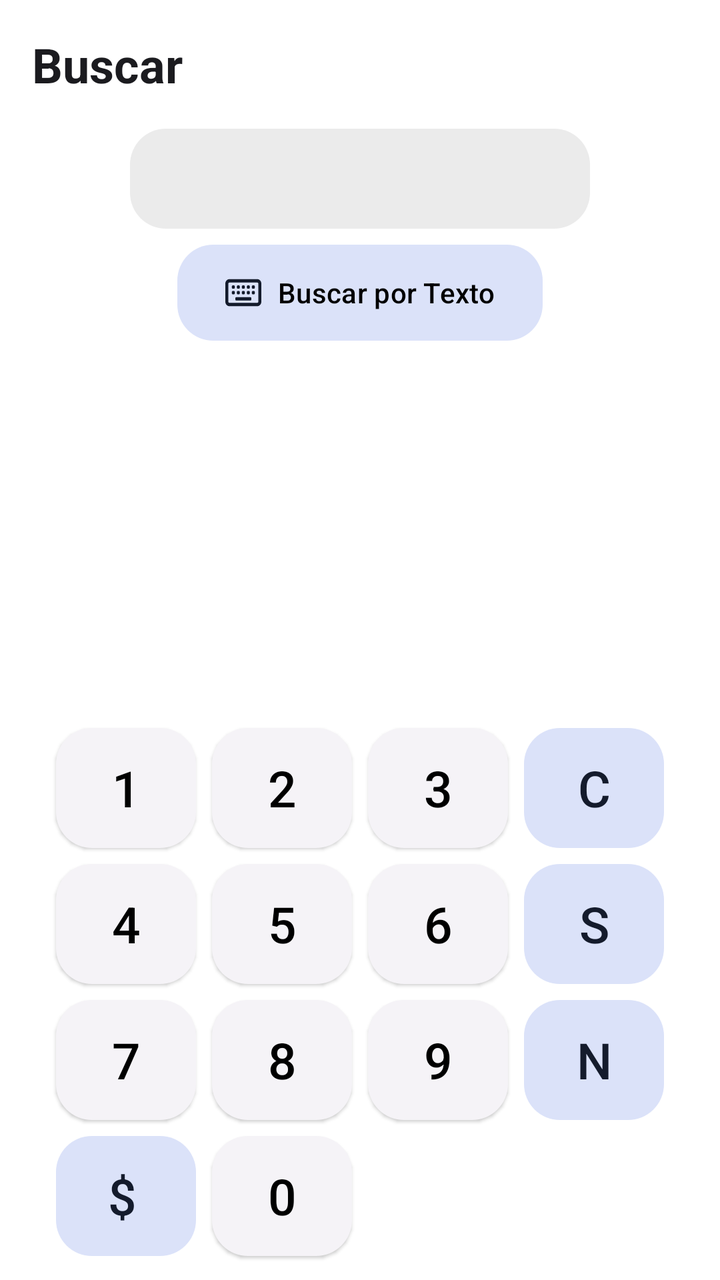
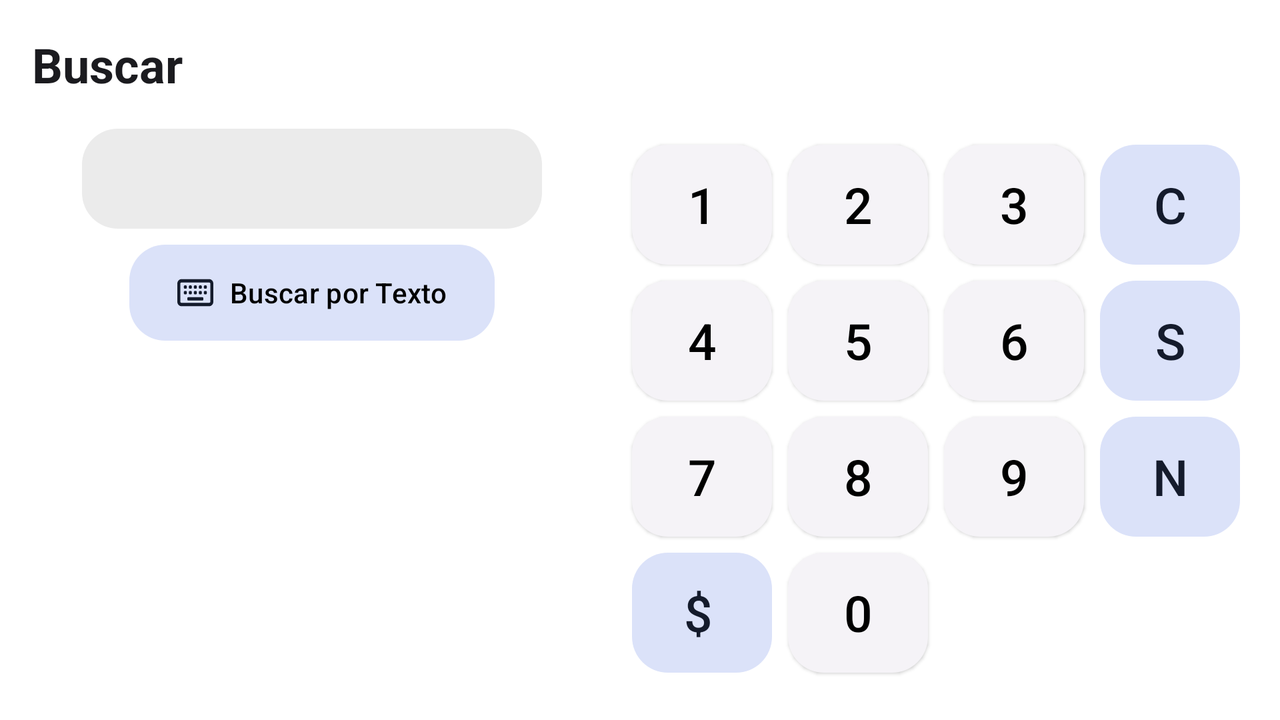

An Android layout and its configuration variant, each rendered on a device that would load it. The default file and the variant file are quoted in full after the pictures.
<!-- AndroidManifest.xml: application theme Theme.System -->
<!-- res/layout/fragment_buscar.xml -->
<?xml version="1.0" encoding="utf-8"?>
<androidx.constraintlayout.widget.ConstraintLayout xmlns:android="http://schemas.android.com/apk/res/android"
    xmlns:app="http://schemas.android.com/apk/res-auto"
    xmlns:tools="http://schemas.android.com/tools"
    android:layout_width="match_parent"
    android:layout_height="match_parent"
    android:background="@color/fondo_principal"
    tools:context=".ui.buscar.BuscarFragment">

    <TextView
        android:id="@+id/textView"
        style="?attr/textAppearanceHeadlineSmall"
        android:layout_width="wrap_content"
        android:layout_height="wrap_content"
        android:layout_marginStart="16dp"
        android:layout_marginTop="16dp"
        android:text="Buscar"
        android:textStyle="bold"
        app:layout_constraintStart_toStartOf="parent"
        app:layout_constraintTop_toTopOf="parent" />

    <Button
        android:id="@+id/btn_text"
        style="@style/Widget.Material3.Button.TonalButton"
        android:textColor="@color/Negro"
        android:background="@drawable/fondo"
        android:layout_width="wrap_content"
        android:layout_height="wrap_content"
        android:layout_marginTop="8dp"
        android:text="Buscar por Texto"
        app:icon="@drawable/ic_keyboard"
        app:layout_constraintEnd_toEndOf="parent"
        app:layout_constraintStart_toStartOf="parent"
        app:layout_constraintTop_toBottomOf="@+id/messageTextView" />

    <androidx.recyclerview.widget.RecyclerView
        android:id="@+id/recyclerView"
        android:layout_width="match_parent"
        android:layout_height="wrap_content"
        android:visibility="invisible"
        app:layout_constraintBottom_toTopOf="@+id/gridLayout2"
        app:layout_constraintEnd_toEndOf="parent"
        app:layout_constraintStart_toStartOf="parent"
        app:layout_constraintTop_toBottomOf="@+id/btn_text" />


    <TextView
        android:id="@+id/messageTextView"
        android:layout_width="230dp"
        android:layout_height="50dp"
        android:layout_marginTop="16dp"
        android:background="@drawable/fondo"
        android:backgroundTint="@color/barra"
        android:textSize="18sp"
        android:gravity="center"
        app:layout_constraintEnd_toEndOf="parent"
        app:layout_constraintStart_toStartOf="parent"
        app:layout_constraintTop_toBottomOf="@+id/textView" />

    <GridLayout
        android:id="@+id/gridLayout2"
        android:layout_width="wrap_content"
        android:layout_height="wrap_content"
        android:layout_marginStart="16dp"
        android:layout_marginEnd="16dp"
        android:layout_marginBottom="8dp"
        android:columnCount="4"
        android:orientation="horizontal"
        android:useDefaultMargins="true"
        app:layout_constraintBottom_toBottomOf="parent"
        app:layout_constraintEnd_toEndOf="parent"
        app:layout_constraintStart_toStartOf="parent">

        <Button
            android:id="@+id/key1"
            style="@style/Widget.Material3.Button.ElevatedButton"
            android:background="@drawable/fondo"
            android:textColor="@color/Negro"
            android:layout_width="70dp"
            android:layout_height="60dp"
            android:text="1"
            android:textSize="25sp" />

        <Button
            android:id="@+id/key2"
            style="@style/Widget.Material3.Button.ElevatedButton"
            android:textColor="@color/Negro"
            android:background="@drawable/fondo"
            android:layout_width="70dp"
            android:layout_height="60dp"
            android:text="2"
            android:textSize="25sp" />

        <Button
            android:id="@+id/key3"
            style="@style/Widget.Material3.Button.ElevatedButton"
            android:textColor="@color/Negro"
            android:background="@drawable/fondo"
            android:layout_width="70dp"
            android:layout_height="60dp"
            android:text="3"
            android:textSize="25sp" />

        <Button
            android:id="@+id/keyC"
            style="@style/Widget.Material3.Button.TonalButton"
            android:background="@drawable/fondo"
            android:layout_width="70dp"
            android:layout_height="60dp"
            android:text="C"
            android:textSize="25sp" />

        <Button
            android:id="@+id/key4"
            style="@style/Widget.Material3.Button.ElevatedButton"
            android:textColor="@color/Negro"
            android:background="@drawable/fondo"
            android:layout_width="70dp"
            android:layout_height="60dp"
            android:text="4"
            android:textSize="25sp" />

        <Button
            android:id="@+id/key5"
            style="@style/Widget.Material3.Button.ElevatedButton"
            android:textColor="@color/Negro"
            android:background="@drawable/fondo"
            android:layout_width="70dp"
            android:layout_height="60dp"
            android:text="5"
            android:textSize="25sp" />

        <Button
            android:id="@+id/key6"
            style="@style/Widget.Material3.Button.ElevatedButton"
            android:textColor="@color/Negro"
            android:background="@drawable/fondo"
            android:layout_width="70dp"
            android:layout_height="60dp"
            android:text="6"
            android:textSize="25sp" />

        <Button
            android:id="@+id/keyS"
            style="@style/Widget.Material3.Button.TonalButton"
            android:background="@drawable/fondo"
            android:layout_width="70dp"
            android:layout_height="60dp"
            android:text="S"
            android:textSize="25sp" />

        <Button
            android:id="@+id/key7"
            style="@style/Widget.Material3.Button.ElevatedButton"
            android:textColor="@color/Negro"
            android:background="@drawable/fondo"
            android:layout_width="70dp"
            android:layout_height="60dp"
            android:text="7"
            android:textSize="25sp" />

        <Button
            android:id="@+id/key8"
            style="@style/Widget.Material3.Button.ElevatedButton"
            android:textColor="@color/Negro"
            android:background="@drawable/fondo"
            android:layout_width="70dp"
            android:layout_height="60dp"
            android:text="8"
            android:textSize="25sp" />

        <Button
            android:id="@+id/key9"
            style="@style/Widget.Material3.Button.ElevatedButton"
            android:textColor="@color/Negro"
            android:background="@drawable/fondo"
            android:layout_width="70dp"
            android:layout_height="60dp"
            android:text="9"
            android:textSize="25sp" />

        <Button
            android:id="@+id/keyN"
            style="@style/Widget.Material3.Button.TonalButton"
            android:background="@drawable/fondo"
            android:layout_width="70dp"
            android:layout_height="60dp"
            android:text="N"
            android:textSize="25sp" />

        <Button
            android:id="@+id/keyX"
            style="@style/Widget.Material3.Button.TonalButton"
            android:background="@drawable/fondo"
            android:layout_width="70dp"
            android:layout_height="60dp"
            android:paddingLeft="20dp"
            android:text="$"
            android:textSize="25sp"
            app:icon="@drawable/ic_delete"
            app:iconSize="25sp" />

        <Button
            android:id="@+id/key0"
            style="@style/Widget.Material3.Button.ElevatedButton"
            android:background="@drawable/fondo"
            android:textColor="@color/Negro"
            android:layout_width="70dp"
            android:layout_height="60dp"
            android:text="0"
            android:textSize="25sp" />

        <Button
            android:id="@+id/keyEnter"
            style="@style/Widget.Material3.Button.IconButton.Filled"
            android:background="@drawable/fondo"
            android:visibility="gone"
            android:layout_height="60dp"
            android:layout_columnSpan="2"
            android:layout_gravity="fill"
            android:paddingLeft="58dp"
            android:textSize="25sp"
            app:icon="@drawable/ic_enter"
            app:iconSize="25sp" />
    </GridLayout>

</androidx.constraintlayout.widget.ConstraintLayout>
<!-- resources referenced by this layout -->
<resources>
  <color name="Negro">#000000</color>
  <color name="barra">#EBEBEB</color>
  <color name="fondo_principal">#FFFFFF</color>
  <!-- drawable fondo (drawable) -->
  <shape xmlns:android="http://schemas.android.com/apk/res/android">
      
      <solid android:color="#FFFFFF" /> 
  
      
      <corners android:radius="18dp" /> 
  </shape>
  <!-- drawable ic_keyboard (drawable) -->
  <vector xmlns:android="http://schemas.android.com/apk/res/android"
      android:width="576dp"
      android:height="512dp"
      android:viewportWidth="576"
      android:viewportHeight="512">
    <path
        android:fillColor="#FF000000"
        android:pathData="M64,112c-8.8,0 -16,7.2 -16,16l0,256c0,8.8 7.2,16 16,16l448,0c8.8,0 16,-7.2 16,-16l0,-256c0,-8.8 -7.2,-16 -16,-16L64,112zM0,128C0,92.7 28.7,64 64,64l448,0c35.3,0 64,28.7 64,64l0,256c0,35.3 -28.7,64 -64,64L64,448c-35.3,0 -64,-28.7 -64,-64L0,128zM176,320l224,0c8.8,0 16,7.2 16,16l0,16c0,8.8 -7.2,16 -16,16l-224,0c-8.8,0 -16,-7.2 -16,-16l0,-16c0,-8.8 7.2,-16 16,-16zM104,248c0,-8.8 7.2,-16 16,-16l16,0c8.8,0 16,7.2 16,16l0,16c0,8.8 -7.2,16 -16,16l-16,0c-8.8,0 -16,-7.2 -16,-16l0,-16zM120,152l16,0c8.8,0 16,7.2 16,16l0,16c0,8.8 -7.2,16 -16,16l-16,0c-8.8,0 -16,-7.2 -16,-16l0,-16c0,-8.8 7.2,-16 16,-16zM184,248c0,-8.8 7.2,-16 16,-16l16,0c8.8,0 16,7.2 16,16l0,16c0,8.8 -7.2,16 -16,16l-16,0c-8.8,0 -16,-7.2 -16,-16l0,-16zM200,152l16,0c8.8,0 16,7.2 16,16l0,16c0,8.8 -7.2,16 -16,16l-16,0c-8.8,0 -16,-7.2 -16,-16l0,-16c0,-8.8 7.2,-16 16,-16zM264,248c0,-8.8 7.2,-16 16,-16l16,0c8.8,0 16,7.2 16,16l0,16c0,8.8 -7.2,16 -16,16l-16,0c-8.8,0 -16,-7.2 -16,-16l0,-16zM280,152l16,0c8.8,0 16,7.2 16,16l0,16c0,8.8 -7.2,16 -16,16l-16,0c-8.8,0 -16,-7.2 -16,-16l0,-16c0,-8.8 7.2,-16 16,-16zM344,248c0,-8.8 7.2,-16 16,-16l16,0c8.8,0 16,7.2 16,16l0,16c0,8.8 -7.2,16 -16,16l-16,0c-8.8,0 -16,-7.2 -16,-16l0,-16zM360,152l16,0c8.8,0 16,7.2 16,16l0,16c0,8.8 -7.2,16 -16,16l-16,0c-8.8,0 -16,-7.2 -16,-16l0,-16c0,-8.8 7.2,-16 16,-16zM424,248c0,-8.8 7.2,-16 16,-16l16,0c8.8,0 16,7.2 16,16l0,16c0,8.8 -7.2,16 -16,16l-16,0c-8.8,0 -16,-7.2 -16,-16l0,-16zM440,152l16,0c8.8,0 16,7.2 16,16l0,16c0,8.8 -7.2,16 -16,16l-16,0c-8.8,0 -16,-7.2 -16,-16l0,-16c0,-8.8 7.2,-16 16,-16z"/>
  </vector>
  <style name="Theme.System" parent="Theme.Material3.DynamicColors.Light.NoActionBar">
          <item name="android:statusBarColor">@color/fondo_principal</item>
          <item name="android:windowLightStatusBar">true</item>
          <item name="android:colorBackground">@color/fondo_principal</item>
      </style>
</resources>
<!-- res/layout-land/fragment_buscar.xml (the repository's variant of the layout above) -->
<!-- drawn on the phone turned sideways -->
<?xml version="1.0" encoding="utf-8"?>
<androidx.constraintlayout.widget.ConstraintLayout xmlns:android="http://schemas.android.com/apk/res/android"
    xmlns:app="http://schemas.android.com/apk/res-auto"
    xmlns:tools="http://schemas.android.com/tools"
    android:layout_width="match_parent"
    android:layout_height="match_parent"
    android:background="@color/fondo_principal"
    tools:context=".ui.buscar.BuscarFragment">

    <TextView
        android:id="@+id/textView"
        style="?attr/textAppearanceHeadlineSmall"
        android:layout_width="wrap_content"
        android:layout_height="wrap_content"
        android:layout_marginStart="16dp"
        android:layout_marginTop="16dp"
        android:text="Buscar"
        android:textStyle="bold"
        app:layout_constraintStart_toStartOf="parent"
        app:layout_constraintTop_toTopOf="parent" />

    <Button
        android:id="@+id/btn_text"
        style="@style/Widget.Material3.Button.TonalButton"
        android:layout_width="wrap_content"
        android:layout_height="wrap_content"
        android:layout_marginTop="8dp"
        android:background="@drawable/fondo"
        android:text="Buscar por Texto"
        android:textColor="@color/Negro"
        app:icon="@drawable/ic_keyboard"
        app:layout_constraintEnd_toStartOf="@+id/gridLayout2"
        app:layout_constraintStart_toStartOf="parent"
        app:layout_constraintTop_toBottomOf="@+id/messageTextView" />

    <androidx.recyclerview.widget.RecyclerView
        android:id="@+id/recyclerView"
        android:layout_width="0dp"
        android:layout_height="wrap_content"
        android:visibility="invisible"
        app:layout_constraintBottom_toBottomOf="parent"
        app:layout_constraintEnd_toStartOf="@+id/gridLayout2"
        app:layout_constraintStart_toStartOf="parent"
        app:layout_constraintTop_toBottomOf="@+id/btn_text" />


    <TextView
        android:id="@+id/messageTextView"
        android:layout_width="230dp"
        android:layout_height="50dp"
        android:layout_marginTop="16dp"
        android:background="@drawable/fondo"
        android:backgroundTint="@color/barra"
        android:gravity="center"
        android:textSize="18sp"
        app:layout_constraintEnd_toStartOf="@+id/gridLayout2"
        app:layout_constraintStart_toStartOf="parent"
        app:layout_constraintTop_toBottomOf="@+id/textView" />

    <GridLayout
        android:id="@+id/gridLayout2"
        android:layout_width="wrap_content"
        android:layout_height="wrap_content"
        android:layout_marginTop="16dp"
        android:layout_marginEnd="16dp"
        android:layout_marginBottom="16dp"
        android:columnCount="4"
        android:orientation="horizontal"
        android:useDefaultMargins="true"
        app:layout_constraintBottom_toBottomOf="parent"
        app:layout_constraintEnd_toEndOf="parent"
        app:layout_constraintTop_toBottomOf="@+id/textView">

        <Button
            android:id="@+id/key1"
            style="@style/Widget.Material3.Button.ElevatedButton"
            android:layout_width="70dp"
            android:layout_height="60dp"
            android:background="@drawable/fondo"
            android:text="1"
            android:textColor="@color/Negro"
            android:textSize="25sp" />

        <Button
            android:id="@+id/key2"
            style="@style/Widget.Material3.Button.ElevatedButton"
            android:layout_width="70dp"
            android:layout_height="60dp"
            android:background="@drawable/fondo"
            android:text="2"
            android:textColor="@color/Negro"
            android:textSize="25sp" />

        <Button
            android:id="@+id/key3"
            style="@style/Widget.Material3.Button.ElevatedButton"
            android:layout_width="70dp"
            android:layout_height="60dp"
            android:background="@drawable/fondo"
            android:text="3"
            android:textColor="@color/Negro"
            android:textSize="25sp" />

        <Button
            android:id="@+id/keyC"
            style="@style/Widget.Material3.Button.TonalButton"
            android:layout_width="70dp"
            android:layout_height="60dp"
            android:background="@drawable/fondo"
            android:text="C"
            android:textSize="25sp" />

        <Button
            android:id="@+id/key4"
            style="@style/Widget.Material3.Button.ElevatedButton"
            android:layout_width="70dp"
            android:layout_height="60dp"
            android:background="@drawable/fondo"
            android:text="4"
            android:textColor="@color/Negro"
            android:textSize="25sp" />

        <Button
            android:id="@+id/key5"
            style="@style/Widget.Material3.Button.ElevatedButton"
            android:layout_width="70dp"
            android:layout_height="60dp"
            android:background="@drawable/fondo"
            android:text="5"
            android:textColor="@color/Negro"
            android:textSize="25sp" />

        <Button
            android:id="@+id/key6"
            style="@style/Widget.Material3.Button.ElevatedButton"
            android:layout_width="70dp"
            android:layout_height="60dp"
            android:background="@drawable/fondo"
            android:text="6"
            android:textColor="@color/Negro"
            android:textSize="25sp" />

        <Button
            android:id="@+id/keyS"
            style="@style/Widget.Material3.Button.TonalButton"
            android:layout_width="70dp"
            android:layout_height="60dp"
            android:background="@drawable/fondo"
            android:text="S"
            android:textSize="25sp" />

        <Button
            android:id="@+id/key7"
            style="@style/Widget.Material3.Button.ElevatedButton"
            android:layout_width="70dp"
            android:layout_height="60dp"
            android:background="@drawable/fondo"
            android:text="7"
            android:textColor="@color/Negro"
            android:textSize="25sp" />

        <Button
            android:id="@+id/key8"
            style="@style/Widget.Material3.Button.ElevatedButton"
            android:layout_width="70dp"
            android:layout_height="60dp"
            android:background="@drawable/fondo"
            android:text="8"
            android:textColor="@color/Negro"
            android:textSize="25sp" />

        <Button
            android:id="@+id/key9"
            style="@style/Widget.Material3.Button.ElevatedButton"
            android:layout_width="70dp"
            android:layout_height="60dp"
            android:background="@drawable/fondo"
            android:text="9"
            android:textColor="@color/Negro"
            android:textSize="25sp" />

        <Button
            android:id="@+id/keyN"
            style="@style/Widget.Material3.Button.TonalButton"
            android:layout_width="70dp"
            android:layout_height="60dp"
            android:background="@drawable/fondo"
            android:text="N"
            android:textSize="25sp" />

        <Button
            android:id="@+id/keyX"
            style="@style/Widget.Material3.Button.TonalButton"
            android:layout_width="70dp"
            android:layout_height="60dp"
            android:background="@drawable/fondo"
            android:paddingLeft="20dp"
            android:text="$"
            android:textSize="25sp"
            app:icon="@drawable/ic_delete"
            app:iconSize="25sp" />

        <Button
            android:id="@+id/key0"
            style="@style/Widget.Material3.Button.ElevatedButton"
            android:layout_width="70dp"
            android:layout_height="60dp"
            android:background="@drawable/fondo"
            android:text="0"
            android:textColor="@color/Negro"
            android:textSize="25sp" />

        <Button
            android:id="@+id/keyEnter"
            style="@style/Widget.Material3.Button.IconButton.Filled"
            android:layout_height="60dp"
            android:layout_columnSpan="2"
            android:layout_gravity="fill"
            android:background="@drawable/fondo"
            android:paddingLeft="58dp"
            android:textSize="25sp"
            android:visibility="gone"
            app:icon="@drawable/ic_enter"
            app:iconSize="25sp" />
    </GridLayout>

</androidx.constraintlayout.widget.ConstraintLayout>
